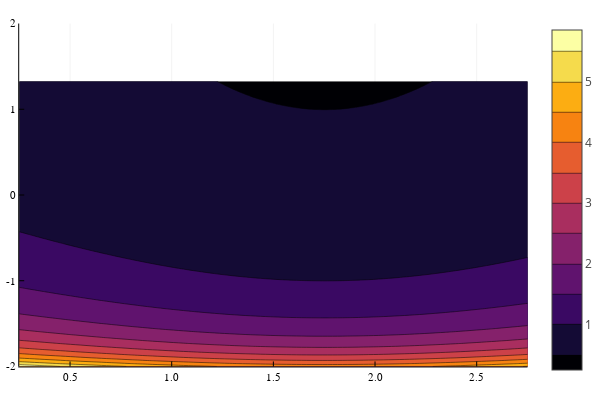

Notebook code cell kept with this figure:
### Code cell
contour(rgrid, zgrid, field', levels=nl, linewidth=0, fillrange=true)

### Figure 1 — Plotly figure (JSON) as saved in the notebook; plotly's stock layout.template omitted (floating-point values rounded to 4 significant figures; data arrays with more than 128 entries replaced by an {"elided": "..."} marker saying what was removed)
{"data": [{"colorbar": {"title": ""}, "colorscale": [[0, "rgba(0, 0, 4, 1.000)"], [0.03448, "rgba(4, 3, 20, 1.000)"], [0.06897, "rgba(13, 8, 41, 1.000)"], [0.1034, "rgba(24, 12, 60, 1.000)"], [0.1379, "rgba(38, 12, 81, 1.000)"], [0.1724, "rgba(54, 9, 97, 1.000)"], [0.2069, "rgba(69, 10, 105, 1.000)"], [0.2414, "rgba(84, 15, 109, 1.000)"], [0.2759, "rgba(97, 19, 110, 1.000)"], [0.3103, "rgba(111, 25, 110, 1.000)"], [0.3448, "rgba(125, 30, 109, 1.000)"], [0.3793, "rgba(140, 35, 105, 1.000)"], [0.4138, "rgba(154, 40, 101, 1.000)"], [0.4483, "rgba(166, 45, 96, 1.000)"], [0.4828, "rgba(180, 51, 89, 1.000)"], [0.5172, "rgba(193, 58, 80, 1.000)"], [0.5517, "rgba(206, 67, 71, 1.000)"], [0.5862, "rgba(216, 76, 62, 1.000)"], [0.6207, "rgba(226, 87, 52, 1.000)"], [0.6552, "rgba(235, 100, 41, 1.000)"], [0.6897, "rgba(241, 115, 29, 1.000)"], [0.7241, "rgba(247, 130, 18, 1.000)"], [0.7586, "rgba(250, 144, 8, 1.000)"], [0.7931, "rgba(252, 161, 8, 1.000)"], [0.8276, "rgba(252, 178, 22, 1.000)"], [0.8621, "rgba(250, 196, 42, 1.000)"], [0.8966, "rgba(246, 213, 67, 1.000)"], [0.931, "rgba(243, 229, 93, 1.000)"], [0.9655, "rgba(242, 244, 130, 1.000)"], [1, "rgba(252, 255, 164, 1.000)"]], "contours": {"coloring": "fill", "showlabels": false}, "hoverinfo": "none", "name": "y1", "ncontours": 12, "showlegend": false, "showscale": true, "type": "contour", "x": [0.25, 0.2753, 0.3005, 0.3258, 0.351, 0.3763, 0.4015, 0.4268, 0.452, 0.4773, 0.5025, 0.5278, 0.553, 0.5783, 0.6035, 0.6288, 0.654, 0.6793, 0.7045, 0.7298, 0.7551, 0.7803, 0.8056, 0.8308, 0.8561, 0.8813, 0.9066, 0.9318, 0.9571, 0.9823, 1.008, 1.033, 1.058, 1.083, 1.109, 1.134, 1.159, 1.184, 1.21, 1.235, 1.26, 1.285, 1.311, 1.336, 1.361, 1.386, 1.412, 1.437, 1.462, 1.487, 1.513, 1.538, 1.563, 1.588, 1.614, 1.639, 1.664, 1.689, 1.715, 1.74, 1.765, 1.79, 1.816, 1.841, 1.866, 1.891, 1.917, 1.942, 1.967, 1.992, 2.018, 2.043, 2.068, 2.093, 2.119, 2.144, 2.169, 2.194, 2.22, 2.245, 2.27, 2.295, 2.321, 2.346, 2.371, 2.396, 2.422, 2.447, 2.472, 2.497, 2.523, 2.548, 2.573, 2.598, 2.624, 2.649, 2.674, 2.699, 2.725, 2.75], "xaxis": "x1", "y": [-2, -1.966, -1.933, -1.899, -1.866, -1.832, -1.798, -1.765, -1.731, -1.697, -1.664, -1.63, -1.597, -1.563, -1.529, -1.496, -1.462, -1.429, -1.395, -1.361, -1.328, -1.294, -1.261, -1.227, -1.193, -1.16, -1.126, -1.092, -1.059, -1.025, -0.9916, -0.958, -0.9244, -0.8908, -0.8571, -0.8235, -0.7899, -0.7563, -0.7227, -0.6891, -0.6555, -0.6218, -0.5882, -0.5546, -0.521, -0.4874, -0.4538, -0.4202, -0.3866, -0.3529, -0.3193, -0.2857, -0.2521, -0.2185, -0.1849, -0.1513, -0.1176, -0.08403, -0.05042, -0.01681, 0.01681, 0.05042, 0.08403, 0.1176, 0.1513, 0.1849, 0.2185, 0.2521, 0.2857, 0.3193, 0.3529, 0.3866, 0.4202, 0.4538, 0.4874, 0.521, 0.5546, 0.5882, 0.6218, 0.6555, 0.6891, 0.7227, 0.7563, 0.7899, 0.8235, 0.8571, 0.8908, 0.9244, 0.958, 0.9916, 1.025, 1.059, 1.092, 1.126, 1.16, 1.193, 1.227, 1.261, 1.294, 1.328, 1.361, 1.395, 1.429, 1.462, 1.496, 1.529, 1.563, 1.597, 1.63, 1.664, 1.697, 1.731, 1.765, 1.798, 1.832, 1.866, 1.899, 1.933, 1.966, 2], "yaxis": "y1", "z": {"elided": "100x120 float values"}, "zmax": 5.852, "zmin": 0.4832}], "layout": {"annotations": [], "height": 400, "legend": {"bgcolor": "rgba(255, 255, 255, 1.000)", "bordercolor": "rgba(0, 0, 0, 1.000)", "font": {"color": "rgba(0, 0, 0, 1.000)", "family": "sans-serif", "size": 11}, "tracegroupgap": 0, "x": 1, "y": 1}, "margin": {"b": 20, "l": 0, "r": 0, "t": 20}, "paper_bgcolor": "rgba(255, 255, 255, 1.000)", "plot_bgcolor": "rgba(255, 255, 255, 1.000)", "showlegend": true, "width": 600, "xaxis": {"anchor": "y1", "domain": [0.03619, 0.9934], "gridcolor": "rgba(0, 0, 0, 0.100)", "gridwidth": 0.5, "linecolor": "rgba(0, 0, 0, 1.000)", "mirror": false, "range": [0.25, 2.75], "showgrid": true, "showline": true, "showticklabels": true, "tickangle": 0, "tickcolor": "rgb(0, 0, 0)", "tickfont": {"color": "rgba(0, 0, 0, 1.000)", "family": "sans-serif", "size": 11}, "tickmode": "array", "ticks": "inside", "ticktext": ["0.5", "1.0", "1.5", "2.0", "2.5"], "tickvals": [0.5, 1, 1.5, 2, 2.5], "title": "", "titlefont": {"color": "rgba(0, 0, 0, 1.000)", "family": "sans-serif", "size": 15}, "type": "-", "visible": true, "zeroline": false, "zerolinecolor": "rgba(0, 0, 0, 1.000)"}, "yaxis": {"anchor": "x1", "domain": [0.03762, 0.9902], "gridcolor": "rgba(0, 0, 0, 0.100)", "gridwidth": 0.5, "linecolor": "rgba(0, 0, 0, 1.000)", "mirror": false, "range": [-2, 2], "showgrid": true, "showline": true, "showticklabels": true, "tickangle": 0, "tickcolor": "rgb(0, 0, 0)", "tickfont": {"color": "rgba(0, 0, 0, 1.000)", "family": "sans-serif", "size": 11}, "tickmode": "array", "ticks": "inside", "ticktext": ["-2", "-1", "0", "1", "2"], "tickvals": [-2, -1, 0, 1, 2], "title": "", "titlefont": {"color": "rgba(0, 0, 0, 1.000)", "family": "sans-serif", "size": 15}, "type": "-", "visible": true, "zeroline": false, "zerolinecolor": "rgba(0, 0, 0, 1.000)"}}}
